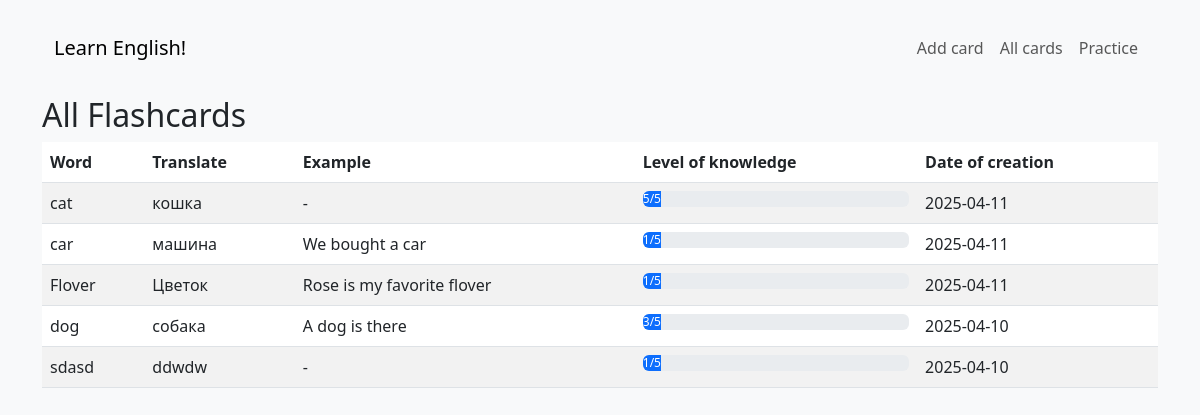
Page /list/ on the committed database.
### flashcards/models.py (models this page shows, shortened)
class Flashcard(models.Model):
    word = models.CharField(max_length=100, validators=[MinLengthValidator(2)])
    translation = models.CharField(max_length=100, validators=[MinLengthValidator(2)])
    example_usage = models.TextField(blank=True)
    created_at = models.DateTimeField(auto_now_add=True)
    last_reviewed = models.DateTimeField(null=True, blank=True)
    knowledge_level = models.IntegerField(default=0)

### flashcards/views.py (the view)
# urls.py: path('list/', views.FlashcardListView.as_view(), name='flashcards_list'),
class FlashcardListView(ListView):
    model = Flashcard
    template_name = 'flashcards/flashcards_list.html'
    context_object_name = 'flashcards'
    ordering = ['-created_at']
    paginate_by = 10

### flashcards/templates/flashcards/flashcard_list.html (shortened to what this page needs)
{% extends 'flashcards/base.html' %}
{% block content %}
<div class="row">
    <div class="col-12">
        <h2>All Flashcards</h2>
        <table class="table table-striped">
            <thead>
                <tr>
                    <th>Word</th>
                    <th>Translate</th>
                    <th>Example</th>
                    <th>Level of knowledge</th>
                    <th>Date of creation</th>
                </tr>
            </thead>
            <tbody>
                {% for card in flashcards %}
                <tr>
                    <td>{{ card.word }}</td>
                    <td>{{ card.translation }}</td>
                    <td>{{ card.example_usage|default:"-" }}</td>
                    <td>
                        <div class="progress">
                            <div class="progress-bar" role="progressbar"
                                 style="width: {{  card.knowledge_level|floatformat:0|add:"0"}}multiply:20 "
                                 aria-valuenow="{{ card.knowledge_level|floatformat:0|add:"0"}}multiply:20 "
                                 aria-valuemin="0"
                                 aria-valuemax="100">
                                {{ card.knowledge_level }}/5
                            </div>
                        </div>
                    </td>
                    <td>{{ card.created_at|date:"Y-m-d" }}</td>
                </tr>
                {% endfor %}
            </tbody>
        </table>
    </div>
</div>
{% endblock %}

### flashcards/templates/flashcards/base.html (shortened to what this page needs)
<!DOCTYPE html>
<html lang="en">
<head>
    <link href="https://cdn.jsdelivr.net/npm/bootstrap@5.3.0/dist/css/bootstrap.min.css" rel="stylesheet">
</head>
<body>
    <div class="container">
        <nav class="navbar navbar-expand-lg navbar-light bg-light">
            <div class="container-fluid">
                <a class="navbar-brand" href="{% url 'home' %}">Learn English!</a>
                <div class="navbar-nav">
                    <a class="nav-link" href="{% url 'add_flashcard' %}">Add card</a>
                    <a class="nav-link" href="{% url 'flashcards_list' %}">All cards</a>
                    <a class="nav-link" href="{% url 'practice' %}">Practice</a>
                </div>
            </div>
        </nav>
        {% block content %}{% endblock %}
    </div>
</body>
</html>

### flashcards/templates/flashcards/base.html (style rules this page uses)
body { padding-top: 20px; background-color: #f8f9fa; }
.navbar { margin-bottom: 20px; }

### rows in the picture
Flashcard: word "cat", translation "кошка", example_usage "-", knowledge_level "5", created_at "2025-04-11"
Flashcard: word "car", translation "машина", example_usage "We bought a car", knowledge_level "1", created_at "2025-04-11"
Flashcard: word "Flover", translation "Цветок", example_usage "Rose is my favorite flover", knowledge_level "1", created_at "2025-04-11"
Flashcard: word "dog", translation "собака", example_usage "A dog is there", knowledge_level "3", created_at "2025-04-10"
Flashcard: word "sdasd", translation "ddwdw", example_usage "-", knowledge_level "1", created_at "2025-04-10"
